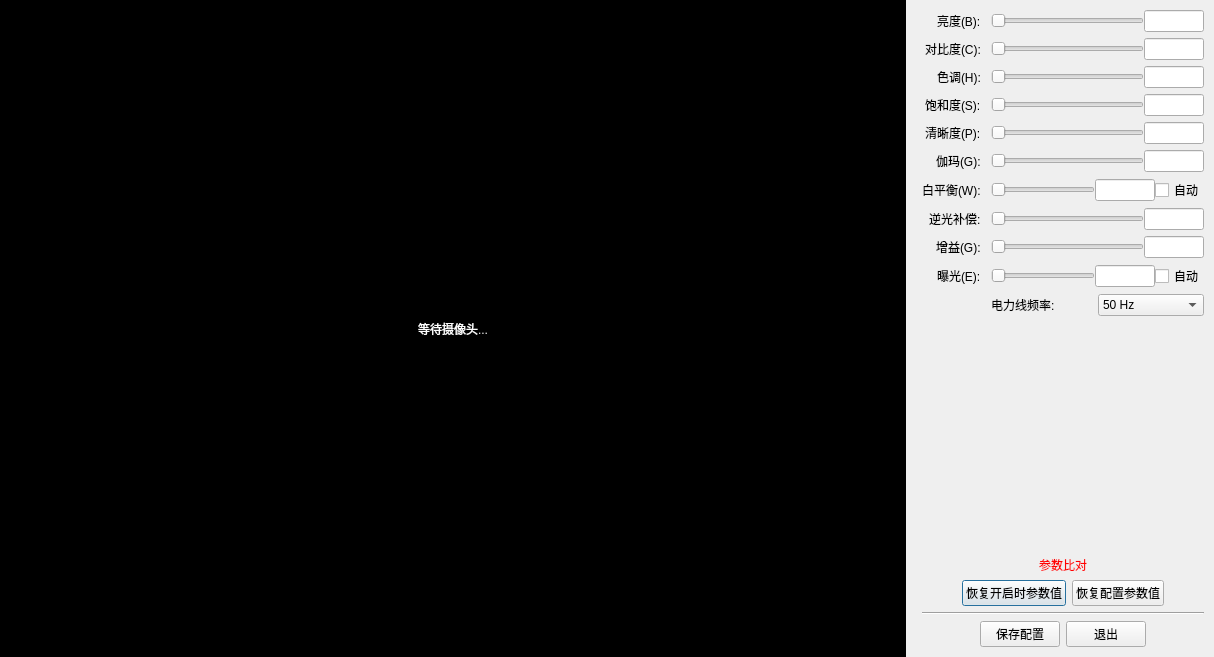
<?xml version="1.0" encoding="UTF-8"?>
<ui version="4.0">
 <class>CameraControlWidget</class>
 <widget class="QDialog" name="CameraControlWidget">
  <property name="geometry">
   <rect>
    <x>0</x>
    <y>0</y>
    <width>1214</width>
    <height>657</height>
   </rect>
  </property>
  <property name="minimumSize">
   <size>
    <width>800</width>
    <height>600</height>
   </size>
  </property>
  <property name="windowTitle">
   <string>摄像头硬件参数控制</string>
  </property>
  <layout class="QHBoxLayout" name="mainLayout" stretch="1,0">
   <property name="spacing">
    <number>6</number>
   </property>
   <property name="leftMargin">
    <number>0</number>
   </property>
   <property name="topMargin">
    <number>0</number>
   </property>
   <property name="rightMargin">
    <number>0</number>
   </property>
   <property name="bottomMargin">
    <number>0</number>
   </property>
   <item>
    <widget class="QLabel" name="videoLabel">
     <property name="sizePolicy">
      <sizepolicy hsizetype="Expanding" vsizetype="Expanding">
       <horstretch>1</horstretch>
       <verstretch>1</verstretch>
      </sizepolicy>
     </property>
     <property name="styleSheet">
      <string notr="true">background-color: black; color: white;</string>
     </property>
     <property name="text">
      <string>等待摄像头...</string>
     </property>
     <property name="alignment">
      <set>Qt::AlignCenter</set>
     </property>
    </widget>
   </item>
   <item>
    <widget class="QWidget" name="controlPanel" native="true">
     <layout class="QVBoxLayout" name="verticalLayout_2">
      <property name="leftMargin">
       <number>10</number>
      </property>
      <property name="topMargin">
       <number>10</number>
      </property>
      <property name="rightMargin">
       <number>10</number>
      </property>
      <property name="bottomMargin">
       <number>10</number>
      </property>
      <item>
       <layout class="QFormLayout" name="formLayout">
        <property name="fieldGrowthPolicy">
         <enum>QFormLayout::AllNonFixedFieldsGrow</enum>
        </property>
        <property name="labelAlignment">
         <set>Qt::AlignRight|Qt::AlignTrailing|Qt::AlignVCenter</set>
        </property>
        <property name="horizontalSpacing">
         <number>10</number>
        </property>
        <property name="verticalSpacing">
         <number>6</number>
        </property>
        <item row="0" column="0">
         <widget class="QLabel" name="label">
          <property name="text">
           <string>亮度(B):</string>
          </property>
         </widget>
        </item>
        <item row="0" column="1">
         <layout class="QHBoxLayout" name="horizontalLayout_2">
          <item>
           <widget class="QSlider" name="brightnessSlider">
            <property name="orientation">
             <enum>Qt::Horizontal</enum>
            </property>
           </widget>
          </item>
          <item>
           <widget class="QLineEdit" name="brightnessEdit">
            <property name="maximumSize">
             <size>
              <width>60</width>
              <height>16777215</height>
             </size>
            </property>
            <property name="alignment">
             <set>Qt::AlignCenter</set>
            </property>
            <property name="readOnly">
             <bool>true</bool>
            </property>
           </widget>
          </item>
         </layout>
        </item>
        <item row="1" column="0">
         <widget class="QLabel" name="label_2">
          <property name="text">
           <string>对比度(C):</string>
          </property>
         </widget>
        </item>
        <item row="1" column="1">
         <layout class="QHBoxLayout" name="horizontalLayout_3">
          <item>
           <widget class="QSlider" name="contrastSlider">
            <property name="orientation">
             <enum>Qt::Horizontal</enum>
            </property>
           </widget>
          </item>
          <item>
           <widget class="QLineEdit" name="contrastEdit">
            <property name="maximumSize">
             <size>
              <width>60</width>
              <height>16777215</height>
             </size>
            </property>
            <property name="alignment">
             <set>Qt::AlignCenter</set>
            </property>
            <property name="readOnly">
             <bool>true</bool>
            </property>
           </widget>
          </item>
         </layout>
        </item>
        <item row="2" column="0">
         <widget class="QLabel" name="label_3">
          <property name="text">
           <string>色调(H):</string>
          </property>
         </widget>
        </item>
        <item row="2" column="1">
         <layout class="QHBoxLayout" name="horizontalLayout_4">
          <item>
           <widget class="QSlider" name="hueSlider">
            <property name="orientation">
             <enum>Qt::Horizontal</enum>
            </property>
           </widget>
          </item>
          <item>
           <widget class="QLineEdit" name="hueEdit">
            <property name="maximumSize">
             <size>
              <width>60</width>
              <height>16777215</height>
             </size>
            </property>
            <property name="alignment">
             <set>Qt::AlignCenter</set>
            </property>
            <property name="readOnly">
             <bool>true</bool>
            </property>
           </widget>
          </item>
         </layout>
        </item>
        <item row="3" column="0">
         <widget class="QLabel" name="label_4">
          <property name="text">
           <string>饱和度(S):</string>
          </property>
         </widget>
        </item>
        <item row="3" column="1">
         <layout class="QHBoxLayout" name="horizontalLayout_5">
          <item>
           <widget class="QSlider" name="saturationSlider">
            <property name="orientation">
             <enum>Qt::Horizontal</enum>
            </property>
           </widget>
          </item>
          <item>
           <widget class="QLineEdit" name="saturationEdit">
            <property name="maximumSize">
             <size>
              <width>60</width>
              <height>16777215</height>
             </size>
            </property>
            <property name="alignment">
             <set>Qt::AlignCenter</set>
            </property>
            <property name="readOnly">
             <bool>true</bool>
            </property>
           </widget>
          </item>
         </layout>
        </item>
        <item row="4" column="0">
         <widget class="QLabel" name="label_5">
          <property name="text">
           <string>清晰度(P):</string>
          </property>
         </widget>
        </item>
        <item row="4" column="1">
         <layout class="QHBoxLayout" name="horizontalLayout_6">
          <item>
           <widget class="QSlider" name="sharpnessSlider">
            <property name="orientation">
             <enum>Qt::Horizontal</enum>
            </property>
           </widget>
          </item>
          <item>
           <widget class="QLineEdit" name="sharpnessEdit">
            <property name="maximumSize">
             <size>
              <width>60</width>
              <height>16777215</height>
             </size>
            </property>
            <property name="alignment">
             <set>Qt::AlignCenter</set>
            </property>
            <property name="readOnly">
             <bool>true</bool>
            </property>
           </widget>
          </item>
         </layout>
        </item>
        <item row="5" column="0">
         <widget class="QLabel" name="label_6">
          <property name="text">
           <string>伽玛(G):</string>
          </property>
         </widget>
        </item>
        <item row="5" column="1">
         <layout class="QHBoxLayout" name="horizontalLayout_7">
          <item>
           <widget class="QSlider" name="gammaSlider">
            <property name="orientation">
             <enum>Qt::Horizontal</enum>
            </property>
           </widget>
          </item>
          <item>
           <widget class="QLineEdit" name="gammaEdit">
            <property name="maximumSize">
             <size>
              <width>60</width>
              <height>16777215</height>
             </size>
            </property>
            <property name="alignment">
             <set>Qt::AlignCenter</set>
            </property>
            <property name="readOnly">
             <bool>true</bool>
            </property>
           </widget>
          </item>
         </layout>
        </item>
        <item row="6" column="0">
         <widget class="QLabel" name="label_7">
          <property name="text">
           <string>白平衡(W):</string>
          </property>
         </widget>
        </item>
        <item row="6" column="1">
         <layout class="QHBoxLayout" name="horizontalLayout_8">
          <item>
           <widget class="QSlider" name="whiteBalanceSlider">
            <property name="orientation">
             <enum>Qt::Horizontal</enum>
            </property>
           </widget>
          </item>
          <item>
           <widget class="QLineEdit" name="whiteBalanceEdit">
            <property name="maximumSize">
             <size>
              <width>60</width>
              <height>16777215</height>
             </size>
            </property>
            <property name="alignment">
             <set>Qt::AlignCenter</set>
            </property>
            <property name="readOnly">
             <bool>true</bool>
            </property>
           </widget>
          </item>
          <item>
           <widget class="QCheckBox" name="autoWhiteBalance">
            <property name="text">
             <string>自动</string>
            </property>
           </widget>
          </item>
         </layout>
        </item>
        <item row="7" column="0">
         <widget class="QLabel" name="label_8">
          <property name="text">
           <string>逆光补偿:</string>
          </property>
         </widget>
        </item>
        <item row="7" column="1">
         <layout class="QHBoxLayout" name="horizontalLayout_9">
          <item>
           <widget class="QSlider" name="backlightCompensationSlider">
            <property name="orientation">
             <enum>Qt::Horizontal</enum>
            </property>
           </widget>
          </item>
          <item>
           <widget class="QLineEdit" name="backlightCompensationEdit">
            <property name="maximumSize">
             <size>
              <width>60</width>
              <height>16777215</height>
             </size>
            </property>
            <property name="alignment">
             <set>Qt::AlignCenter</set>
            </property>
            <property name="readOnly">
             <bool>true</bool>
            </property>
           </widget>
          </item>
         </layout>
        </item>
        <item row="8" column="0">
         <widget class="QLabel" name="label_9">
          <property name="text">
           <string>增益(G):</string>
          </property>
         </widget>
        </item>
        <item row="8" column="1">
         <layout class="QHBoxLayout" name="horizontalLayout_10">
          <item>
           <widget class="QSlider" name="gainSlider">
            <property name="orientation">
             <enum>Qt::Horizontal</enum>
            </property>
           </widget>
          </item>
          <item>
           <widget class="QLineEdit" name="gainEdit">
            <property name="maximumSize">
             <size>
              <width>60</width>
              <height>16777215</height>
             </size>
            </property>
            <property name="alignment">
             <set>Qt::AlignCenter</set>
            </property>
            <property name="readOnly">
             <bool>true</bool>
            </property>
           </widget>
          </item>
         </layout>
        </item>
        <item row="9" column="0">
         <widget class="QLabel" name="label_10">
          <property name="text">
           <string>曝光(E):</string>
          </property>
         </widget>
        </item>
        <item row="9" column="1">
         <layout class="QHBoxLayout" name="horizontalLayout_11">
          <item>
           <widget class="QSlider" name="exposureSlider">
            <property name="orientation">
             <enum>Qt::Horizontal</enum>
            </property>
           </widget>
          </item>
          <item>
           <widget class="QLineEdit" name="exposureEdit">
            <property name="maximumSize">
             <size>
              <width>60</width>
              <height>16777215</height>
             </size>
            </property>
            <property name="alignment">
             <set>Qt::AlignCenter</set>
            </property>
            <property name="readOnly">
             <bool>true</bool>
            </property>
           </widget>
          </item>
          <item>
           <widget class="QCheckBox" name="autoExposure">
            <property name="text">
             <string>自动</string>
            </property>
           </widget>
          </item>
         </layout>
        </item>
        <item row="10" column="0">
         <widget class="QLabel" name="label_11">
          <property name="text">
           <string/>
          </property>
         </widget>
        </item>
        <item row="10" column="1">
         <layout class="QHBoxLayout" name="horizontalLayout_12">
          <item>
           <widget class="QLabel" name="label_12">
            <property name="text">
             <string>电力线频率:</string>
            </property>
           </widget>
          </item>
          <item>
           <widget class="QComboBox" name="powerLineCombo">
            <item>
             <property name="text">
              <string>50 Hz</string>
             </property>
            </item>
            <item>
             <property name="text">
              <string>60 Hz</string>
             </property>
            </item>
           </widget>
          </item>
         </layout>
        </item>
       </layout>
      </item>
      <item>
       <widget class="QLabel" name="label_diffshow">
        <property name="styleSheet">
         <string notr="true">color:red</string>
        </property>
        <property name="text">
         <string>参数比对</string>
        </property>
        <property name="alignment">
         <set>Qt::AlignBottom|Qt::AlignHCenter</set>
        </property>
       </widget>
      </item>
      <item>
       <layout class="QVBoxLayout" name="buttonLayout">
        <item>
         <layout class="QHBoxLayout" name="horizontalLayout_13">
          <item>
           <spacer name="horizontalSpacer">
            <property name="orientation">
             <enum>Qt::Horizontal</enum>
            </property>
            <property name="sizeHint" stdset="0">
             <size>
              <width>40</width>
              <height>20</height>
             </size>
            </property>
           </spacer>
          </item>
          <item>
           <widget class="QPushButton" name="resetButton">
            <property name="text">
             <string>恢复开启时参数值</string>
            </property>
           </widget>
          </item>
          <item>
           <widget class="QPushButton" name="confButton">
            <property name="text">
             <string>恢复配置参数值</string>
            </property>
           </widget>
          </item>
          <item>
           <spacer name="horizontalSpacer_2">
            <property name="orientation">
             <enum>Qt::Horizontal</enum>
            </property>
            <property name="sizeHint" stdset="0">
             <size>
              <width>40</width>
              <height>20</height>
             </size>
            </property>
           </spacer>
          </item>
         </layout>
        </item>
        <item>
         <widget class="Line" name="line">
          <property name="orientation">
           <enum>Qt::Horizontal</enum>
          </property>
         </widget>
        </item>
        <item>
         <layout class="QHBoxLayout" name="horizontalLayout_14">
          <item>
           <spacer name="horizontalSpacer_3">
            <property name="orientation">
             <enum>Qt::Horizontal</enum>
            </property>
            <property name="sizeHint" stdset="0">
             <size>
              <width>40</width>
              <height>20</height>
             </size>
            </property>
           </spacer>
          </item>
          <item>
           <widget class="QPushButton" name="applyButton">
            <property name="text">
             <string>保存配置</string>
            </property>
           </widget>
          </item>
          <item>
           <widget class="QPushButton" name="cancelButton">
            <property name="text">
             <string>退出</string>
            </property>
           </widget>
          </item>
          <item>
           <spacer name="horizontalSpacer_4">
            <property name="orientation">
             <enum>Qt::Horizontal</enum>
            </property>
            <property name="sizeHint" stdset="0">
             <size>
              <width>40</width>
              <height>20</height>
             </size>
            </property>
           </spacer>
          </item>
         </layout>
        </item>
       </layout>
      </item>
     </layout>
    </widget>
   </item>
  </layout>
 </widget>
 <resources/>
 <connections>
  <connection>
   <sender>cancelButton</sender>
   <signal>clicked()</signal>
   <receiver>CameraControlWidget</receiver>
   <slot>reject()</slot>
   <hints>
    <hint type="sourcelabel">
     <x>580</x>
     <y>550</y>
    </hint>
    <hint type="destinationlabel">
     <x>450</x>
     <y>300</y>
    </hint>
   </hints>
  </connection>
 </connections>
</ui>
